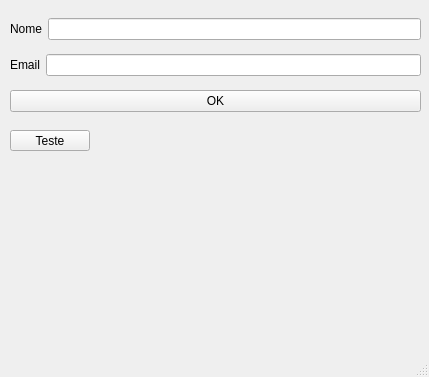
<?xml version="1.0" encoding="UTF-8"?>
<ui version="4.0">
 <class>MainWindow</class>
 <widget class="QMainWindow" name="MainWindow">
  <property name="geometry">
   <rect>
    <x>0</x>
    <y>0</y>
    <width>429</width>
    <height>377</height>
   </rect>
  </property>
  <property name="windowTitle">
   <string>MainWindow</string>
  </property>
  <property name="tabShape">
   <enum>QTabWidget::Rounded</enum>
  </property>
  <widget class="QWidget" name="centralwidget">
   <widget class="QPushButton" name="pushButton_2">
    <property name="geometry">
     <rect>
      <x>10</x>
      <y>130</y>
      <width>80</width>
      <height>21</height>
     </rect>
    </property>
    <property name="text">
     <string>Teste</string>
    </property>
   </widget>
   <widget class="QWidget" name="">
    <property name="geometry">
     <rect>
      <x>10</x>
      <y>10</y>
      <width>411</width>
      <height>111</height>
     </rect>
    </property>
    <layout class="QVBoxLayout" name="verticalLayout">
     <item>
      <layout class="QHBoxLayout" name="horizontalLayout">
       <item>
        <widget class="QLabel" name="label">
         <property name="text">
          <string>Nome</string>
         </property>
        </widget>
       </item>
       <item>
        <widget class="QLineEdit" name="lineEdit_nome"/>
       </item>
      </layout>
     </item>
     <item>
      <layout class="QHBoxLayout" name="horizontalLayout_2">
       <item>
        <widget class="QLabel" name="label_2">
         <property name="text">
          <string>Email</string>
         </property>
        </widget>
       </item>
       <item>
        <widget class="QLineEdit" name="lineEdit_email"/>
       </item>
      </layout>
     </item>
     <item>
      <widget class="QPushButton" name="pushButton_ok">
       <property name="text">
        <string>OK</string>
       </property>
      </widget>
     </item>
    </layout>
   </widget>
  </widget>
  <widget class="QMenuBar" name="menubar">
   <property name="geometry">
    <rect>
     <x>0</x>
     <y>0</y>
     <width>429</width>
     <height>20</height>
    </rect>
   </property>
  </widget>
  <widget class="QStatusBar" name="statusbar"/>
 </widget>
 <resources/>
 <connections/>
</ui>
